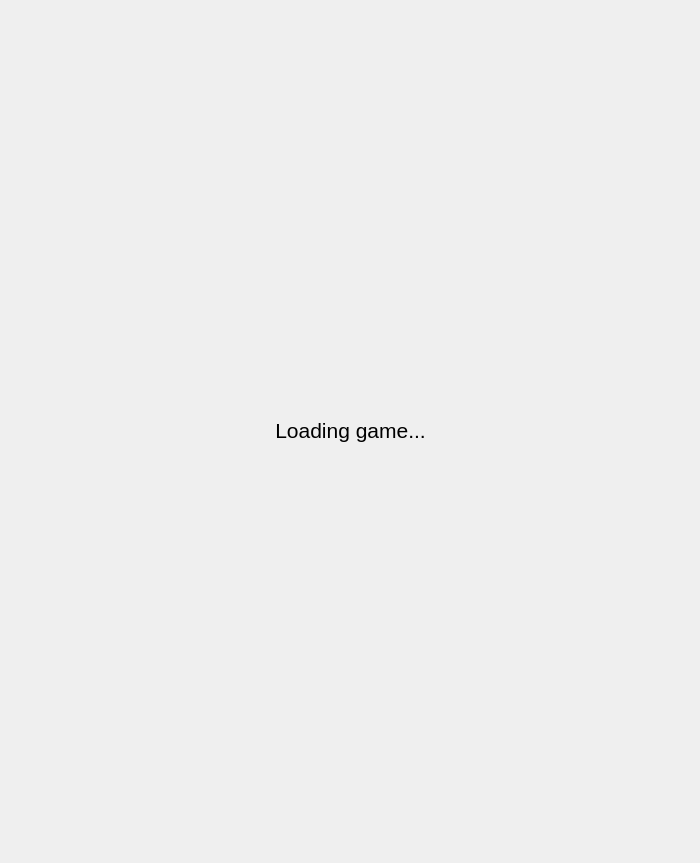
<?xml version="1.0" encoding="UTF-8"?>
<ui version="4.0">
    <class>board</class>
    <widget class="QWidget" name="board">
        <property name="geometry">
            <rect>
                <x>0</x>
                <y>0</y>
                <width>700</width>
                <height>863</height>
            </rect>
        </property>
        <property name="sizePolicy">
            <sizepolicy hsizetype="Fixed" vsizetype="Fixed">
                <horstretch>0</horstretch>
                <verstretch>0</verstretch>
            </sizepolicy>
        </property>
        <property name="windowTitle">
            <string>Noughts and Crosses</string>
        </property>
        <property name="windowIcon">
            <iconset>
                <normaloff>../assets/emoji_x.png</normaloff>../assets/emoji_x.png
            </iconset>
        </property>
        <widget class="QTableWidget" name="boardWidget">
            <property name="geometry">
                <rect>
                    <x>50</x>
                    <y>200</y>
                    <width>601</width>
                    <height>601</height>
                </rect>
            </property>
            <property name="styleSheet">
                <string notr="true">
                    QPushButton#boardButtonTop
                    {
                    border-bottom:3px solid black;
                    }
                    QTableWidget::item#7
                    {
                    border:3px solid black;
                    }
                    QTableWidget {
                    border: 0px solid black;
                    }
                </string>
            </property>
            <row>
                <property name="text">
                    <string>New Row</string>
                </property>
            </row>
            <row>
                <property name="text">
                    <string>New Row</string>
                </property>
            </row>
            <row>
                <property name="text">
                    <string>New Row</string>
                </property>
            </row>
            <column>
                <property name="text">
                    <string>New Column</string>
                </property>
            </column>
            <column>
                <property name="text">
                    <string>New Column</string>
                </property>
            </column>
            <column>
                <property name="text">
                    <string>New Column</string>
                </property>
            </column>
        </widget>
        <widget class="QLabel" name="statusLabel">
            <property name="geometry">
                <rect>
                    <x>50</x>
                    <y>140</y>
                    <width>601</width>
                    <height>51</height>
                </rect>
            </property>
            <property name="font">
                <font>
                    <pointsize>16</pointsize>
                </font>
            </property>
            <property name="acceptDrops">
                <bool>true</bool>
            </property>
            <property name="text">
                <string>Thinking...</string>
            </property>
            <property name="alignment">
                <set>Qt::AlignCenter</set>
            </property>
        </widget>
        <widget class="QLabel" name="playerLabelX">
            <property name="geometry">
                <rect>
                    <x>50</x>
                    <y>50</y>
                    <width>201</width>
                    <height>31</height>
                </rect>
            </property>
            <property name="font">
                <font>
                    <pointsize>16</pointsize>
                </font>
            </property>
            <property name="acceptDrops">
                <bool>true</bool>
            </property>
            <property name="text">
                <string>Cross</string>
            </property>
            <property name="alignment">
                <set>Qt::AlignCenter</set>
            </property>
        </widget>
        <widget class="QLabel" name="playerLabelO">
            <property name="geometry">
                <rect>
                    <x>250</x>
                    <y>50</y>
                    <width>201</width>
                    <height>31</height>
                </rect>
            </property>
            <property name="font">
                <font>
                    <pointsize>16</pointsize>
                </font>
            </property>
            <property name="acceptDrops">
                <bool>true</bool>
            </property>
            <property name="text">
                <string>Nought</string>
            </property>
            <property name="alignment">
                <set>Qt::AlignCenter</set>
            </property>
        </widget>
        <widget class="QLabel" name="playerLabelD">
            <property name="geometry">
                <rect>
                    <x>450</x>
                    <y>50</y>
                    <width>201</width>
                    <height>31</height>
                </rect>
            </property>
            <property name="font">
                <font>
                    <pointsize>16</pointsize>
                </font>
            </property>
            <property name="acceptDrops">
                <bool>true</bool>
            </property>
            <property name="text">
                <string>Draw</string>
            </property>
            <property name="alignment">
                <set>Qt::AlignCenter</set>
            </property>
        </widget>
        <widget class="QLabel" name="scoreO">
            <property name="geometry">
                <rect>
                    <x>250</x>
                    <y>90</y>
                    <width>201</width>
                    <height>31</height>
                </rect>
            </property>
            <property name="font">
                <font>
                    <pointsize>16</pointsize>
                </font>
            </property>
            <property name="acceptDrops">
                <bool>true</bool>
            </property>
            <property name="text">
                <string>Nought</string>
            </property>
            <property name="alignment">
                <set>Qt::AlignCenter</set>
            </property>
        </widget>
        <widget class="QLabel" name="scoreX">
            <property name="geometry">
                <rect>
                    <x>50</x>
                    <y>90</y>
                    <width>201</width>
                    <height>31</height>
                </rect>
            </property>
            <property name="font">
                <font>
                    <pointsize>16</pointsize>
                </font>
            </property>
            <property name="acceptDrops">
                <bool>true</bool>
            </property>
            <property name="text">
                <string>Cross</string>
            </property>
            <property name="alignment">
                <set>Qt::AlignCenter</set>
            </property>
        </widget>
        <widget class="QLabel" name="scoreD">
            <property name="geometry">
                <rect>
                    <x>450</x>
                    <y>90</y>
                    <width>201</width>
                    <height>31</height>
                </rect>
            </property>
            <property name="font">
                <font>
                    <pointsize>16</pointsize>
                </font>
            </property>
            <property name="acceptDrops">
                <bool>true</bool>
            </property>
            <property name="text">
                <string>Draw</string>
            </property>
            <property name="alignment">
                <set>Qt::AlignCenter</set>
            </property>
        </widget>
        <widget class="QPushButton" name="resetButton">
            <property name="geometry">
                <rect>
                    <x>40</x>
                    <y>820</y>
                    <width>611</width>
                    <height>31</height>
                </rect>
            </property>
            <property name="font">
                <font>
                    <pointsize>12</pointsize>
                </font>
            </property>
            <property name="text">
                <string>Play Again</string>
            </property>
        </widget>
        <widget class="QPushButton" name="returnToMenu">
            <property name="geometry">
                <rect>
                    <x>10</x>
                    <y>10</y>
                    <width>181</width>
                    <height>31</height>
                </rect>
            </property>
            <property name="font">
                <font>
                    <pointsize>12</pointsize>
                </font>
            </property>
            <property name="text">
                <string>Return to Menu</string>
            </property>
        </widget>
        <widget class="QLabel" name="loadingMessage">
            <property name="geometry">
                <rect>
                    <x>0</x>
                    <y>0</y>
                    <width>701</width>
                    <height>861</height>
                </rect>
            </property>
            <property name="font">
                <font>
                    <pointsize>16</pointsize>
                </font>
            </property>
            <property name="acceptDrops">
                <bool>true</bool>
            </property>
            <property name="autoFillBackground">
                <bool>true</bool>
            </property>
            <property name="text">
                <string>Loading game...</string>
            </property>
            <property name="alignment">
                <set>Qt::AlignCenter</set>
            </property>
        </widget>
    </widget>
    <resources/>
    <connections/>
</ui>
